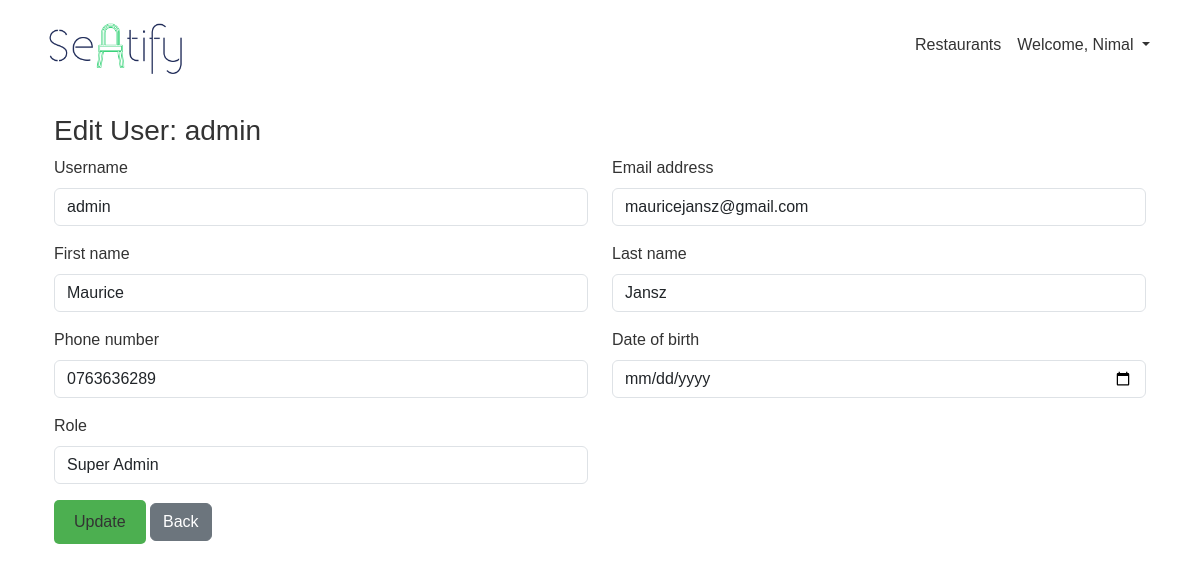
Screenshot of /accounts/users/1/edit/ (signed in) with the database file from the repository.
### accounts/models.py (models this page shows, shortened)
class User(AbstractUser):
    ROLE_CHOICES = [
        ('super_admin', 'Super Admin'),
        ('manager', 'Restaurant Manager'),
        ('user', 'App User'),
    ]
    role = models.CharField(max_length=20, choices=ROLE_CHOICES, default='user')
    is_verified = models.BooleanField(default=False)
    date_of_birth = models.DateField(null=True, blank=True)
    phone_number = models.CharField(max_length=15, unique=True, null=True, blank=True)
    groups = models.ManyToManyField(
        Group,
        related_name="custom_user_groups",
        blank=True,
        help_text="The groups this user belongs to.",
        verbose_name="groups",
    )
    user_permissions = models.ManyToManyField(
        Permission,
        related_name="custom_user_permissions",
        blank=True,
        help_text="Specific permissions for this user.",
        verbose_name="user permissions",
    )

### accounts/views.py (the view)
# urls.py: path('users/<int:user_id>/edit/', views.edit_user, name='edit_user'),
def edit_user(request, user_id):
    user = User.objects.get(id=user_id)
    if request.method == 'POST':
        form = UserForm(request.POST, instance=user)
        if form.is_valid():
            form.save()
            return redirect('accounts:manage_users')
    else:
        form = UserForm(instance=user)
    return render(request, 'edit_user.html', {'form': form, 'user': user})

### accounts/forms.py
class UserForm(forms.ModelForm):
    class Meta:
        model = User
        fields = ['username', 'email', 'first_name', 'last_name', 'phone_number', 'date_of_birth', 'role']
        widgets = {
            'username': forms.TextInput(attrs={'class': 'form-control'}),
            'email': forms.EmailInput(attrs={'class': 'form-control'}),
            'first_name': forms.TextInput(attrs={'class': 'form-control'}),
            'last_name': forms.TextInput(attrs={'class': 'form-control'}),
            'phone_number': forms.TextInput(attrs={'class': 'form-control'}),
            'date_of_birth': forms.DateInput(attrs={'class': 'form-control', 'type': 'date'}),
            'role': forms.Select(attrs={'class': 'form-control'}),
        }

### accounts/templates/edit_user.html (shortened to what this page needs)
{% extends 'base.html' %}
{% block content %}
<div class="container mt-4">
    <h3>Edit User: {{ user.username }}</h3>
    <form method="POST">
        <div class="row">
            {% for field in form %}
                <div class="col-md-6 mb-3">
                    <label for="{{ field.id_for_label }}" class="form-label">{{ field.label }}</label>
                    {{ field }}
                </div>
            {% endfor %}
        </div>
        <button type="submit" class="btn btn-primary">Update</button>
        <a href="{% url 'accounts:manage_users' %}" class="btn btn-secondary">Back</a>
    </form>
</div>
{% endblock %}

### templates/base.html (shortened to what this page needs)
{% load static %}
<!DOCTYPE html>
<html lang="en">
<head>
    <link rel="stylesheet" href="{% static 'css/bootstrap.min.css' %}">
    <link rel="stylesheet" href="{% static 'css/style.css' %}">
</head>
<body>
<header>
    <nav class="navbar navbar-expand-lg navbar-dark bg-transparent">
        <div class="container-fluid">
            <a class="navbar-brand" href="/">
                <img src="{% static 'images/logo.png' %}" alt="Seatify Logo" width="150"
                     class="d-inline-block align-text-top">
            </a>
            <div class="collapse navbar-collapse" id="navbarNav">
                <ul class="navbar-nav ms-auto">
                    {% if request.user.is_authenticated %}
                        {% if request.user.role == 'super_admin' %}
                            <li class="nav-item">
                                <a class="nav-link"
                                   href="{% url 'restaurant:home' %}">Restaurants</a>
                            </li>
                            <li class="nav-item">
                                <a class="nav-link" href="{% url 'restaurant:manage_cuisines' %}">Cuisines</a>
                            </li>
                            <li class="nav-item">
                                <a class="nav-link"
                                   href="{% url 'accounts:manage_users' %}">Users</a>
                            </li>
                        {% elif request.user.role == 'manager' %}
                            <li class="nav-item">
                                <a class="nav-link"
                                   href="{% url 'restaurant:home' %}">Restaurants</a>
                            </li>
                        {% endif %}
                        <li class="nav-item dropdown">
                            <a class="nav-link dropdown-toggle" href="#" id="userDropdown"
                               role="button" data-bs-toggle="dropdown" aria-expanded="false">
                                Welcome, {{ request.user.first_name }}
                            </a>
                        </li>
                    {% else %}
                        <li class="nav-item">
                            <a class="nav-link" href="{% url 'accounts:login' %}">Sign In</a>
                        </li>
                    {% endif %}
                </ul>
            </div>
        </div>
    </nav>
</header>
<main class="container">
    {% block content %}
    {% endblock %}
</main>
</body>
</html>

### static/css/style.css (style rules this page uses)
body { background-color: #FFFFFF; color: #333333 !important; font-family: 'Montserrat', sans-serif; padding: 0 30px; }
.nav-link { color: #333333; }
.btn-primary { background-color: #4CAF50; color: #333333; padding: 10px 20px; border: none; border-radius: 5px; cursor: pointer; }

### rows the page displays
User: user.first_name "Nimal"
User: username "admin", form "admin" "mauricejansz@gmail.com" "Maurice" "Jansz" "0763636289" "Super Admin"

### other values shown
{{ field.label }} "Username" "Email address" "First name" "Last name" "Phone number" "Date of birth" "Role"
